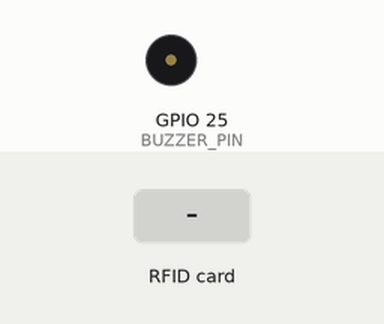
This sketch was run on a simulated ESP32. Parts: buzzer (waves = sounding, pin HIGH). The inputs (shaded band) are chosen by the test bench. WiFi joins after 1.5 s; servers stay silent unless stated; uploads are accepted with an empty reply; what the sketch prints to the serial monitor is not drawn.

Above: at 2.9 s.
3.0 s: RFID card 5E 7A 19 C4 held to the reader
At 3.08 s:
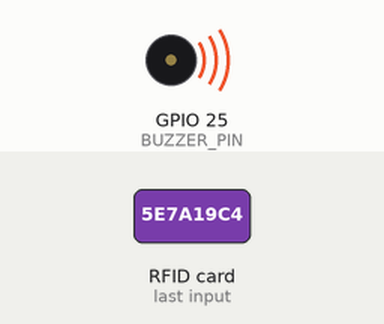
Timing chart, 0 to 6.0 s (numbered marks = the images above; inputs shaded):
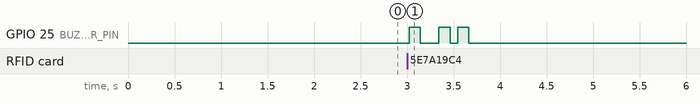

Measured:
- after the input at 3.0 s, GPIO 25 (BUZZER_PIN): goes HIGH 0.12 s, LOW 0.20 s, HIGH 0.12 s, LOW 0.08 s, HIGH 0.12 s, then LOW, starting at once

The sketch:

Attendance_System_Project.ino
```cpp
#include <WiFi.h>
#include <HTTPClient.h>
#include <SPI.h>
#include <MFRC522.h>

const char* WIFI_SSID     = "shashank-one-plus";
const char* WIFI_PASSWORD = "shashank181";
const char* SERVER_URL    = "http://iot-attendance.sayantan.space/attendance";

const char* DEVICE_ID = "esp32-01";

#define SS_PIN  5
#define RST_PIN 4

#define BUZZER_PIN 25
#define BUZZER_IS_ACTIVE 1
#define BUZZER_TONE_FREQ 2000
#define BUZZER_BEEP_MS    120

MFRC522 mfrc522(SS_PIN, RST_PIN);

String lastSentUid = "";
unsigned long lastSentMillis = 0;
const unsigned long SEND_COOLDOWN_MS = 5000;

void byteArray_to_string(byte array[], unsigned int len, char buffer[]) {
  for (unsigned int i = 0; i < len; i++) {
    byte nib1 = (array[i] >> 4) & 0x0F;
    byte nib2 = (array[i] >> 0) & 0x0F;
    buffer[i*2+0] = nib1  < 0xA ? '0' + nib1  : 'A' + nib1  - 0xA;
    buffer[i*2+1] = nib2  < 0xA ? '0' + nib2  : 'A' + nib2  - 0xA;
  }
  buffer[len*2] = '\0';
}

int getUID(char outBuffer[], unsigned int bufLen) {
  if (!mfrc522.PICC_IsNewCardPresent()) return 0;
  if (!mfrc522.PICC_ReadCardSerial()) return 0;

  byteArray_to_string(mfrc522.uid.uidByte, mfrc522.uid.size, outBuffer);

  mfrc522.PICC_HaltA();
  mfrc522.PCD_StopCrypto1();

  return 1;
}

void beepOnce() {
#if BUZZER_IS_ACTIVE
  digitalWrite(BUZZER_PIN, HIGH);
  delay(BUZZER_BEEP_MS);
  digitalWrite(BUZZER_PIN, LOW);
#else
  tone(BUZZER_PIN, BUZZER_TONE_FREQ, BUZZER_BEEP_MS);
  delay(BUZZER_BEEP_MS);
  noTone(BUZZER_PIN);
#endif
}

void beepSuccess() {
  // two short beeps
  beepOnce();
  delay(80);
  beepOnce();
}

void beepFail() {
#if BUZZER_IS_ACTIVE
  digitalWrite(BUZZER_PIN, HIGH);
  delay(350);
  digitalWrite(BUZZER_PIN, LOW);
#else
  tone(BUZZER_PIN, 1000, 350);
  delay(350);
  noTone(BUZZER_PIN);
#endif
}

void connectWiFi() {
  if (WiFi.status() == WL_CONNECTED) return;
  Serial.printf("Connecting to WiFi '%s' ...\n", WIFI_SSID);
  WiFi.begin(WIFI_SSID, WIFI_PASSWORD);
  unsigned long start = millis();
  while (WiFi.status() != WL_CONNECTED && millis() - start < 15000) {
    Serial.print('.');
    delay(500);
  }
  Serial.println();
  if (WiFi.status() == WL_CONNECTED) {
    Serial.print("WiFi connected, IP: ");
    Serial.println(WiFi.localIP());
  } else {
    Serial.println("WiFi connect failed (will retry in loop).");
  }
}

int sendAttendance(const String &uid) {
  if (WiFi.status() != WL_CONNECTED) {
    Serial.println("WiFi not connected, attempting reconnect...");
    connectWiFi();
    if (WiFi.status() != WL_CONNECTED) {
      Serial.println("Still offline; abort send.");
      return 0;
    }
  }

  HTTPClient http;
  http.begin(SERVER_URL);
  http.addHeader("Content-Type", "application/json");

  String payload = "{\"uid\":\"" + uid + "\",\"device_id\":\"" + String(DEVICE_ID) + "\"}";
  Serial.print("POST payload: ");
  Serial.println(payload);

  int httpCode = http.POST(payload);
  String resp = http.getString();
  Serial.printf("HTTP %d, resp: %s\n", httpCode, resp.c_str());
  http.end();
  return httpCode;
}

void setup(){
  Serial.begin(115200);
  delay(200);

  SPI.begin();
  mfrc522.PCD_Init();

#if BUZZER_IS_ACTIVE
  pinMode(BUZZER_PIN, OUTPUT);
  digitalWrite(BUZZER_PIN, LOW);
#else
  pinMode(BUZZER_PIN, OUTPUT);
#endif

  connectWiFi();

  Serial.println();
  Serial.println("Ready. Tap your card to the RFID-RC522 module.");
}

void loop(){
  char uidBuf[32] = {0};
  int got = getUID(uidBuf, sizeof(uidBuf));
  if (got) {
    String uid = String(uidBuf);
    Serial.println();
    Serial.print("UID detected: ");
    Serial.println(uid);

    beepOnce();

    unsigned long now = millis();

    if (uid == lastSentUid && (now - lastSentMillis) < SEND_COOLDOWN_MS) {
      Serial.println("Duplicate UID within cooldown, ignoring.");
    } else {
      int code = sendAttendance(uid);
      if (code >= 200 && code < 300) {
        Serial.println("Attendance POST successful.");
        beepSuccess();
        lastSentUid = uid;
        lastSentMillis = now;
      } else if (code == 0) {
        Serial.println("Network error sending attendance.");
        beepFail();
      } else {
        Serial.printf("Server returned error code %d\n", code);
        beepFail();
      }
    }

    delay(300);
  }
  delay(10);
}
```
